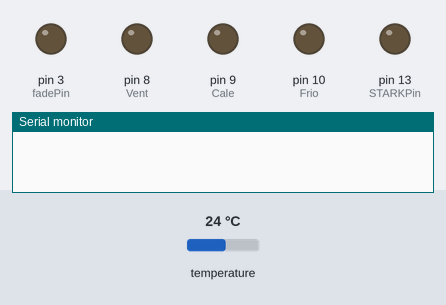
Bench run of a sketch on a simulated Arduino Uno, built with avr-gcc and run on an emulated ATmega328P. Parts: output pins drawn as LEDs (lit = HIGH), the last lines printed to the serial monitor. The inputs (shaded band) are chosen by the test bench; at power-on: temperature 24 °C.

Above: at 0.1 s.
At 1.6 s:
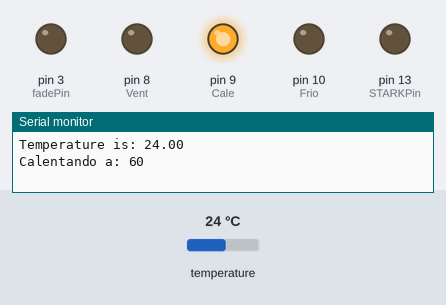
Timing chart, 0 to 3.1 s (numbered marks = the images above):
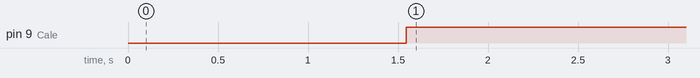

Measured:
- by itself, pin 9 (Cale): LOW → HIGH at 1.5 s

The sketch:

AriPCR.ino
```cpp
//@@ -0,0 +1,63 @@
#include <OneWire.h>
#include <DallasTemperature.h>

//Termometros
#define ONE_WIRE_BUS 4
#define ONE_WIRE_BUS_2 7

//Ventilador
#define Vent 8
//Calentar
#define Cale 9
//Enfriar
#define Frio 10

// Esto quedo del codigo viejo, se puede sacar
#define fadePin 3
#define STARKPin 13

//Inicializa los pins de termometro
OneWire oneWire(ONE_WIRE_BUS);
OneWire oneWire2(ONE_WIRE_BUS_2);
DallasTemperature sensors(&oneWire);
DallasTemperature sensors2(&oneWire2);

void setup() {
  Serial.begin(9600);
  sensors.begin();
  pinMode(Vent, OUTPUT);
  pinMode(Cale, OUTPUT);
  pinMode(Frio, OUTPUT);
  pinMode(fadePin, OUTPUT);
  pinMode(STARKPin, OUTPUT);

}

float checktemp() {
  sensors.requestTemperatures();
  return(sensors.getTempCByIndex(0));
}

float checktemp2() {
  sensors2.requestTemperatures();
  return(sensors2.getTempCByIndex(0));
}

float vent = 5;
float temp;

void calentar(int ti){
  temp=checktemp();
  Serial.print("Temperature is: ");
  Serial.println(temp);
  Serial.print("Calentando a: ");
  Serial.println(ti);
  while(temp < ti ){
    digitalWrite(Cale, HIGH);
    delay(1000);
    temp=checktemp();

    }
    digitalWrite(Cale, LOW);
    }

void enfriar(int ti){
  temp=checktemp();
  Serial.print("Temperature is: ");
  Serial.println(temp);
  Serial.print("Enfriando a: ");
  Serial.println(ti);
  while(temp > ti ){
    digitalWrite(Frio, HIGH);
    delay(1000);
    temp=checktemp();
    }
    digitalWrite(Frio, LOW);
    }


double mantenert(int ti, int zi){
  int z = 0;
  temp=checktemp();
  while (z < zi) {
    if      (temp < ti-vent) {calentar(ti);
    }
    else if (temp > ti+vent) {enfriar(ti);
    }
    z = z + 5 ;  // ACA PONER EL TIEMPO QUE TARDARIA EN UN CICLO
    temp=checktemp();
    }

  }


void loop() {
  mantenert(60,10000);
  mantenert(30,10000);
 }
```
